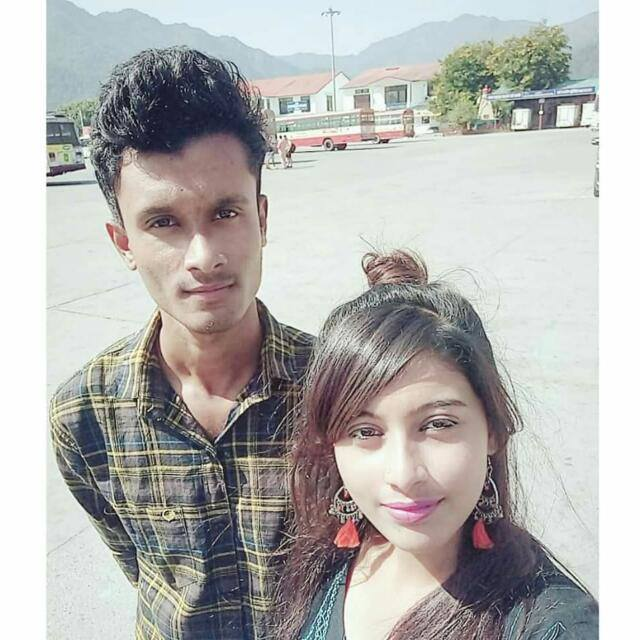
#> input picture sister&myself.jpg, 640 x 640 px, found by its file name
$ python face_detection.py
#> lines starting #> are read from the running program, lines starting #| are printed output that depends on the picture; after the words box and inside, x2 and y2 are one past the last pixel; in counts of white or black regions, pixels touching at a corner belong together

import cv2
face_cascade=cv2.CascadeClassifier("C:\\Users\\Lotus Biswas\\Desktop\\python1\\haarcascade_frontalface_default.xml")

img=cv2.imread("C:\\Users\\Lotus Biswas\\Desktop\\python1\\sister&myself.jpg")
#> img is the input picture: shape (640, 640, 3); mean B, G, R 177.5, 179.7, 180.6

gray_img=cv2.cvtColor(img,cv2.COLOR_BGR2GRAY)
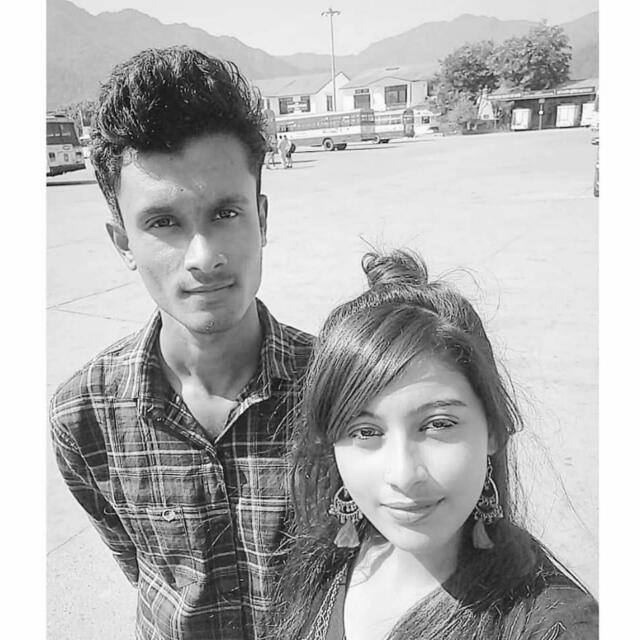
#> gray_img: shape (640, 640); min 0, max 255, mean 179.8

faces=face_cascade.detectMultiScale(gray_img,scaleFactor=1.05,minNeighbors=5)
#> faces = [[109, 156, 177, 177], [311, 357, 197, 197]]

for x,y,w,h in faces:
    img=cv2.rectangle(img,(x,y),(x+w,y+h),(0,255,0),3)

    resized=cv2.resize(img,(int(img.shape[1]/2),int(img.shape[0]/2)))

    cv2.imshow("Gray",resized)


    cv2.waitKey(0)


    cv2.destroyAllWindows()
#> this loop made 2 passes
#> pass 1, `img=cv2.rectangle(img,(x,y),(x+w,y+h),(0,255,0),3)`:
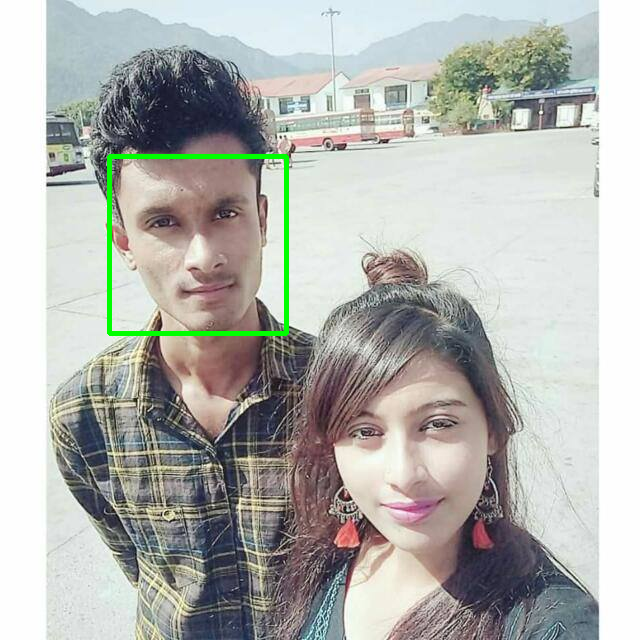
#> img: shape (640, 640, 3); 0.86% of pixels changed, all inside (x1, y1, x2, y2) = (107, 154, 289, 336)
#> pass 1, `resized=cv2.resize(img,(int(img.shape[1]/2),int(img.shape[0]/2)))`:
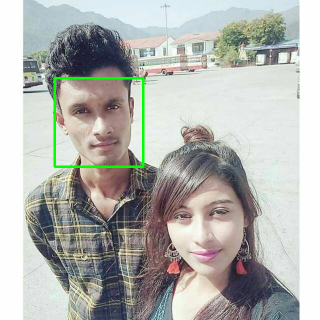
#> resized: shape (320, 320, 3); mean B, G, R 176.2, 180.5, 179.2
#> pass 2, `img=cv2.rectangle(img,(x,y),(x+w,y+h),(0,255,0),3)`:
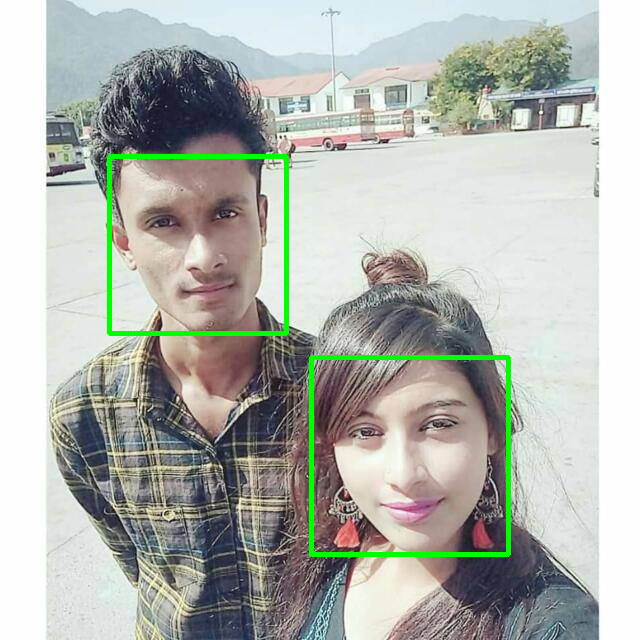
#> img: shape (640, 640, 3); 0.96% of pixels changed, all inside (x1, y1, x2, y2) = (309, 355, 511, 557)
